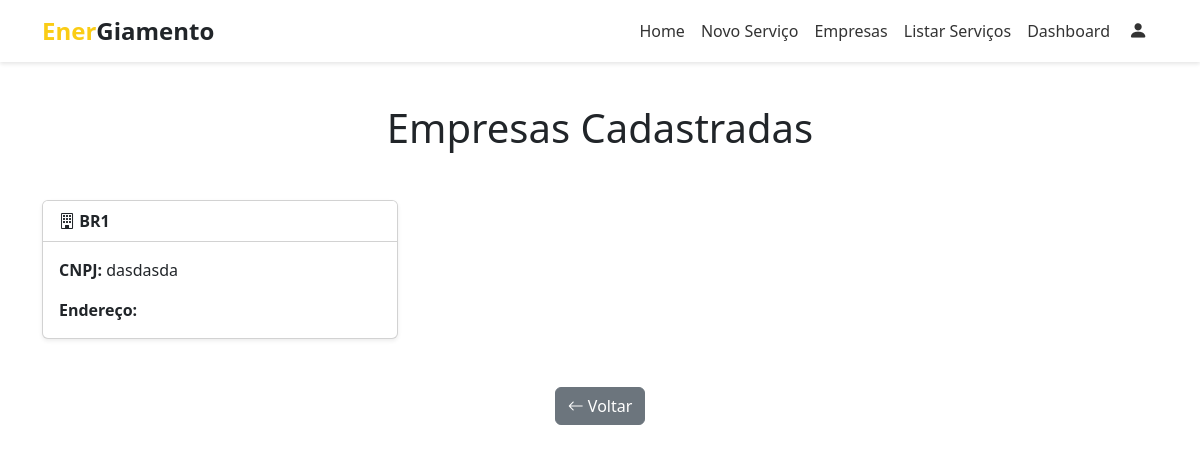
/empresas, run on an earlier commit of the app's database.
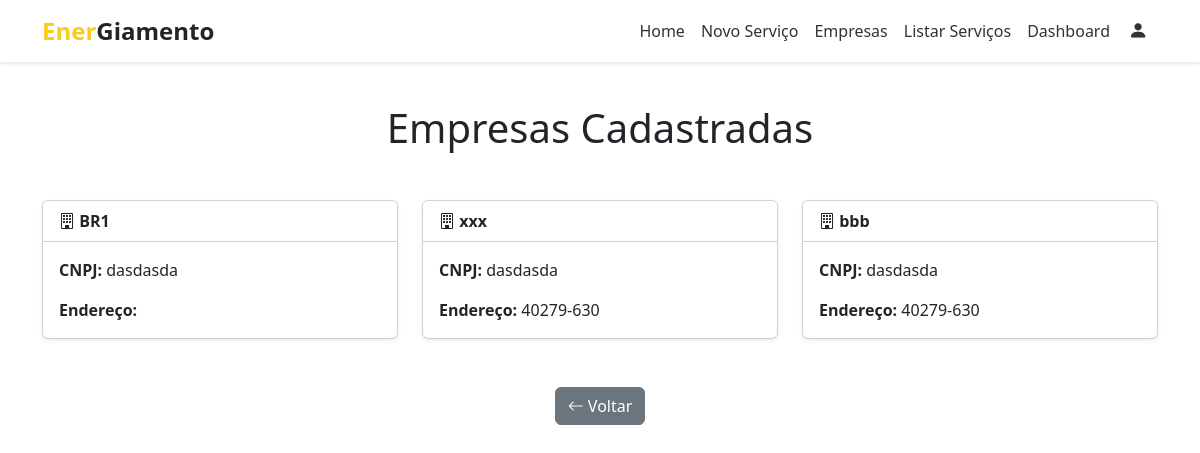
And on a later commit of the database.
### app/models.py (models this page shows)
class Fornecedor(db.Model):
    idfornecedor = db.Column(db.Integer, primary_key=True)
    nome = db.Column(db.String(100))
    cnpj = db.Column(db.String(18))
    contato_idcontato = db.Column(db.Integer, db.ForeignKey('contato.idcontato'))
    cadastro_idcadastro = db.Column(db.Integer, db.ForeignKey('cadastro.idcadastro'))
    endereco_idendereco = db.Column(db.Integer, db.ForeignKey('endereco.idendereco'))
    endereco = db.relationship('Endereco', back_populates='fornecedores')
    atualizacao_servico = db.Column(db.Date)
    contato = db.relationship('Contato')
    servicos = db.relationship(
        'Servico',
        secondary='servico_has_fornecedor',
        back_populates='fornecedores'
    )
    orcamentos = db.relationship(
        'Orcamento',
        secondary='orcamento_has_fornecedor',
        back_populates='fornecedores'
    )

class Endereco(db.Model):
    idendereco = db.Column(db.Integer, primary_key=True)
    cep = db.Column(db.String(45))
    numero = db.Column(db.Integer)
    pontoreferencia = db.Column(db.String(150))
    fornecedores = db.relationship('Fornecedor', back_populates='endereco')

### app/main/__init__.py (the view)
@main.route('/empresas')
def empresas():
    todos = Fornecedor.query.all()
    return render_template('empresas_forn.html', fornecedores=todos)

### app/templates/empresas_forn.html
{% extends "base_forn.html" %}
{% block content %}
<div class="container my-5">
  <h1 class="text-center mb-5">Empresas Cadastradas</h1>
  <div class="row g-4">
    {% for f in fornecedores %}
      <div class="col-lg-4 col-md-6">
        <div class="card h-100 shadow-sm">
          <div class="card-header bg-white fw-bold">
            <i class="bi bi-building"></i> {{ f.nome }}
          </div>
          <div class="card-body">
            <p class="card-text">
              <strong>CNPJ:</strong> {{ f.cnpj }}
            </p>
            <p class="card-text">
              <strong>Endereço:</strong> {{ f.endereco.cep }}
            </p>
          </div>
        </div>
      </div>
    {% else %}
      <div class="col-12">
        <div class="alert alert-info text-center" role="alert">
          Nenhuma empresa cadastrada no momento.
        </div>
      </div>
    {% endfor %}
  </div>
  <div class="text-center mt-5">
    <a href="{{ url_for('main.index') }}" class="btn btn-secondary">
      <i class="bi bi-arrow-left"></i> Voltar
    </a>
  </div>
</div>
{% endblock %}

What changed in the data, as far as the page shows it:
added Fornecedor: nome "xxx", cnpj "dasdasda", endereco.cep "40279-630"
added Fornecedor: nome "bbb", cnpj "dasdasda", endereco.cep "40279-630"
